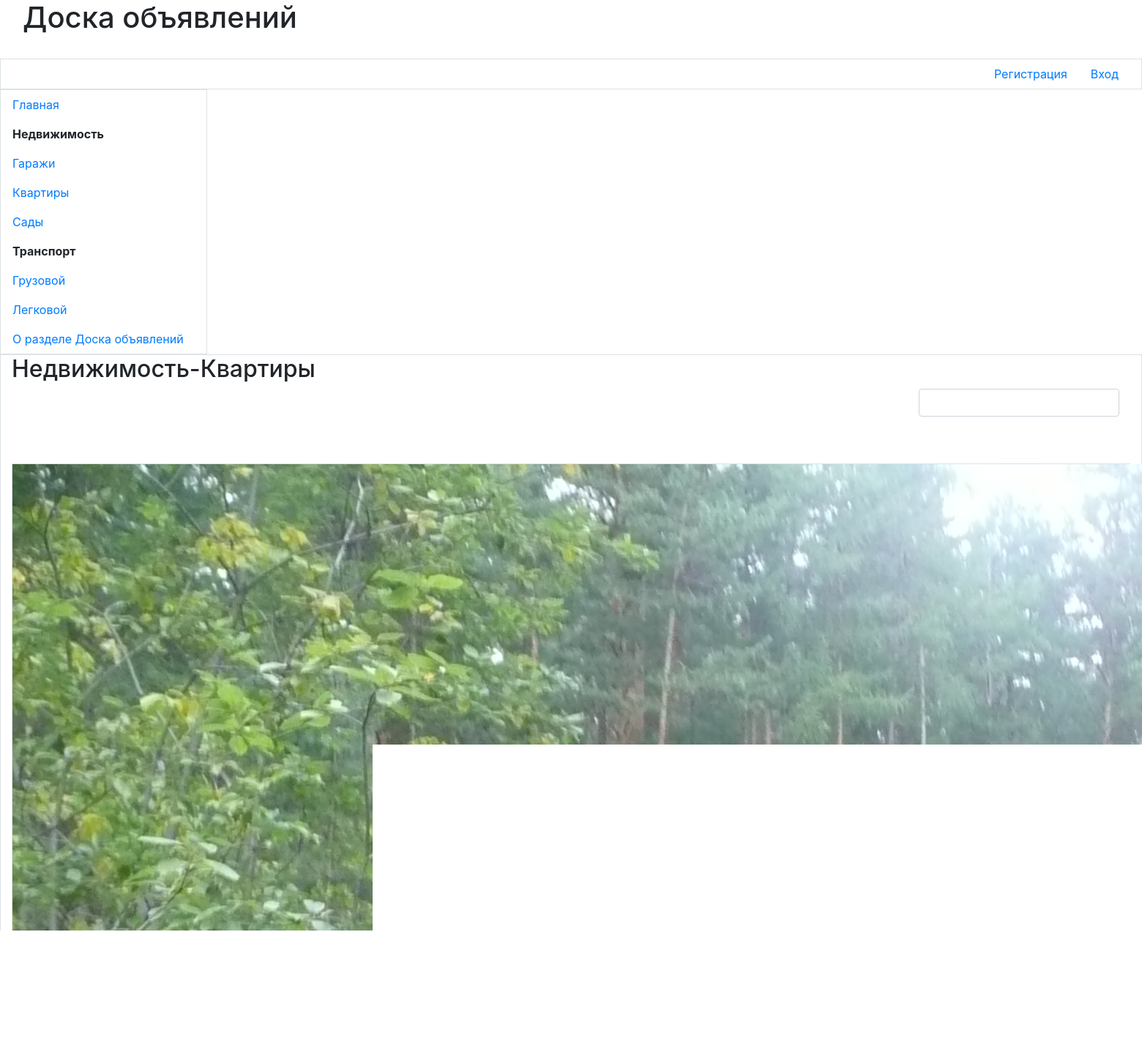
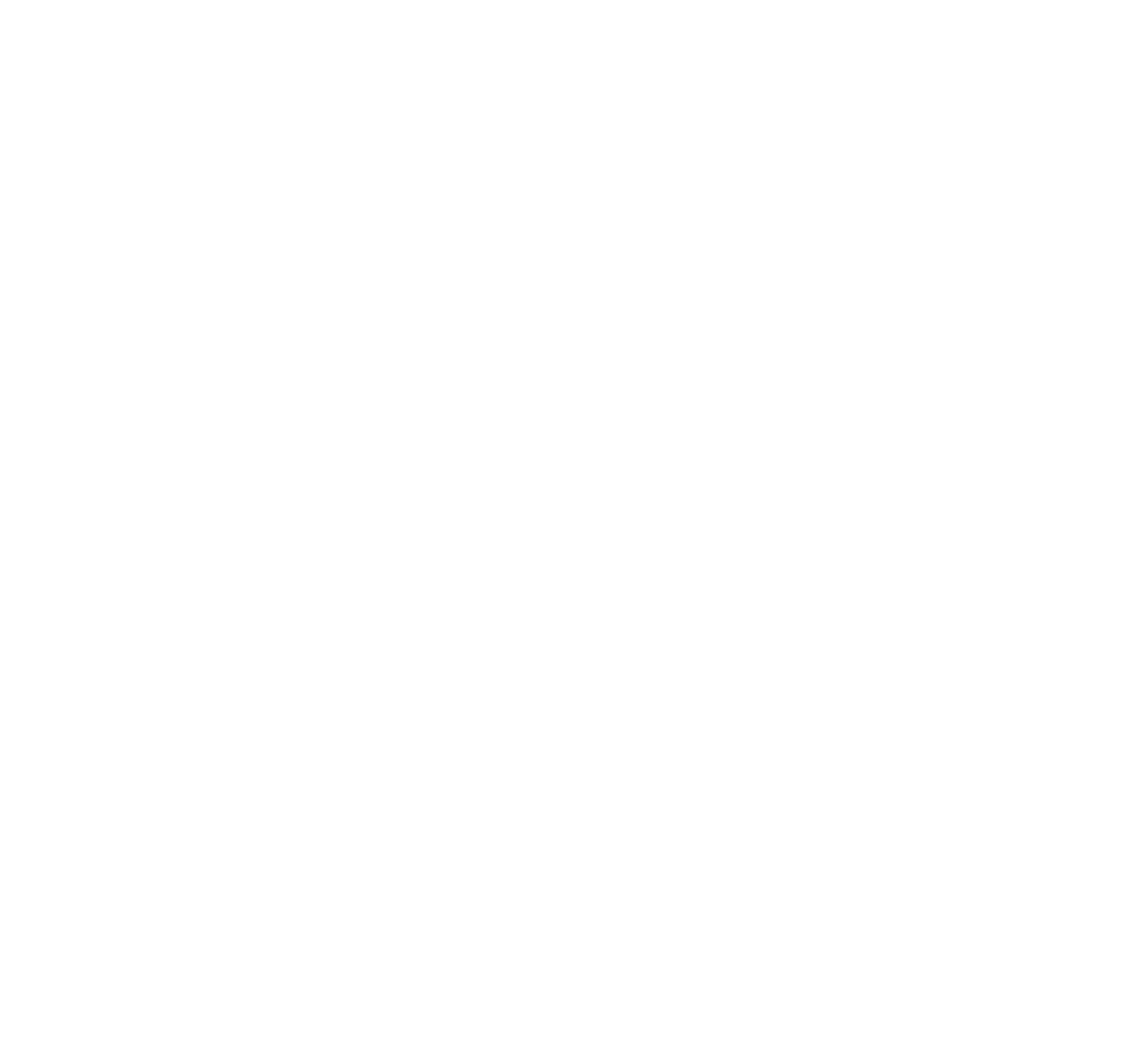
The page /bboard/2/ on the database its author committed (2 pictures, top to bottom).
### myfirst/apps/bboard/models.py (models this page shows, shortened)
class Rubric(models.Model):
    name=models.CharField(max_length=20,db_index=True,unique=True,
    verbose_name='Название')
    order=models.SmallIntegerField(default=0, db_index=True,
    verbose_name='Порядок')
    super_rubric=models.ForeignKey('SuperRubric', on_delete=models.PROTECT,
    null=True,blank=True,verbose_name='Надрубрика')

class Bb(models.Model):
    rubric=models.ForeignKey(SubRubric, on_delete=models.PROTECT,
           verbose_name='Рубрика')
    title=models.CharField(max_length=40, verbose_name='Товар')
    content=models.TextField(verbose_name='Oпиcaниe')
    price = models.FloatField(default=0,verbose_name='Цeнa')
    contacts =models.TextField(verbose_name='Koнтaкты')
    image =models.ImageField(blank=True,upload_to=get_timestamp_path,
            verbose_name='Изображение')
    author = models.ForeignKey(AdvUser, on_delete=models.CASCADE,
            verbose_name='Aвтop объявления')
    is_active = models.BooleanField(default=True, db_index=True,
            verbose_name='Выводить в списке?')
    created_at=models.DateTimeField(auto_now_add=True,db_index=True,
            verbose_name='Опубликовано')
    class Meta:
        verbose_name_plural ='Объявления'
        verbose_name ='Объявление'
        ordering=['-created_at']

### myfirst/apps/bboard/views.py (the view)
# urls.py: path('<int:pk>/',by_rubric, name='by_rubric'),
def by_rubric(request,pk):
    rubric=get_object_or_404(SubRubric,pk=pk)
    bbs = Bb.objects.filter(is_active=True, rubric=pk)
    if 'keyword' in request.GET:
        keyword = request.GET['keyword']
        q =Q(title__icontains=keyword)|Q(content__icontains=keyword)
        bbs = bbs.filter(q)
    else:
        keyword = ''
    form = SearchForm(initial= {'keyword' : keyword})
    paginator = Paginator(bbs, 2)
    if 'page' in request.GET:
        page_num = request.GET['page']
    else:
        page_num = 1
    page = paginator.get_page(page_num)
    context ={'rubric':rubric,'page': page, 'bbs': page.object_list,
              'form': form}
    return render(request,'bboard/by_rubric.html',context)

### myfirst/apps/bboard/forms.py
class SearchForm(forms.Form):
    keyword=forms.CharField(required=False, max_length=20, label='')

### myfirst/apps/bboard/models.py (called while the page is built)
    def get_queryset(self):
        return super().get_queryset().filter(super_rubric__isnull=False)

    def __str__(self):
        return '%s-%s' % (self.super_rubric.name,self.name)

### myfirst/templates/bboard/by_rubric.html (shortened to what this page needs)
{% extends "basic.html" %}
{% load thumbnail %}
{% load static %}
{% load bootstrap4 %}
{% block content %}
<h2 class="mb-2">{{rubric}}</h2>
<div class="container-fluid mb-2">
    <div class="row">
        <div class="col">&nbsp;</div>
        <form class="col-md-auto form-inline">
            {% bootstrap_form form show_label=False %}
        </form>
    </div>
</div>
{% if bbs %}
<ul class="list-unstyled">
{% for bb in bbs %}
     <li class="media my-5 р-3 border">
		<a href="{% url 'bboard:detail' rubric_pk=rubric.pk pk=bb.pk %}{{ all }}">
        {% if bb.image %}
        <img class="mr-3" src="{% thumbnail bb.image 'default' %}">
        {% else %}
        <img class="mr-3" src="{% static 'bboard/empty.jpg' %}">
       {% endif %}
       </a>
    </li>
{% endfor %}
</ul>
{% endif %}
{% endblock %}

### myfirst/templates/basic.html (shortened to what this page needs)
{% load bootstrap4 %}
{% load static %}
<!DOCTYPE html>
<html>
	<head>
		{% bootstrap_css %}
		<link rel="stylesheet" type="text/css"
		href="{% static 'bboard/style.css' %}">
	</head >
	<body class="container-fluid">
	<header class="mb-4">
		<div class="media">
			<div class="media-body">
				<h1 class="display-5">Доска объявлений</h1>
			</div>
		</div>
	</header>
		<div class="row">
			<ul class="col nav justify-content-end border">
				<li class= "nav-item"> <a class="nav-link" href="{% url 'bboard:register' %}">Регистрация</a></li>
				{% if user.is_authenticated %}
				<li class="nav-item dropdown" style="width:150px;">
					<a class="nav-link dropdown-toggle" data-toggle="dropdown"
					href="#" role="button" aria-haspopup="true"
					aria-expanded="false" >         Профиль           </a>
					<div class="dropdown-menu">
					<a class="dropdown-item" href="{% url 'bboard:profile' %}">Moи объявления</a>
					<a class="dropdown-item" href="{% url 'bboard:profile_change' %}">Изменить данные</a>
					<a class="dropdown-item" href="{% url 'bboard:password_change' %}">Изменить пароль</a>
					<div class="dropdown-divider"></div>
					<a class="dropdown-item" href="{% url 'bboard:logout' %}">Выйти</a>
					<div class="dropdown-divider"></div>
					<a class="dropdown-item" href="{% url 'bboard:profile_delete' %}">Удалить</a>
					</div>
				</li>
				{% else %}
				<li class="nav-item"><a class="nav-link" href="{% url 'bboard:login' %}">Bxoд</a></li>
				{% endif %}
			</ul>
		</div>
		<div class="row">
			<nav class="col-md-auto nav flex-column border">
				<a class="nav-link root"
				href="{% url 'main:index' %}">Главная</a>
				{% for rubric in rubrics %}
				{% ifchanged rubric.super_rubric.pk %}
				<span class="nav-link root font-weight-bold">
				{{ rubric.super_rubric.name }}</span>
				{% endifchanged %}
				<a class="nav-link" href="{% url 'bboard:by_rubric' pk=rubric.pk %}">{{rubric.name}}</a>
				{% endfor %}
				<a class="nav-link root" href="{% url 'bboard:other' page='about' %}">О разделе Доска объявлений</a>
			</nav>
			<section class="col border ру-2">
				{% block content %}
				{% endblock %}
			</section>
		</div>
		<footer class="mt-3">
			<p class="text-right font-italic">&copy; читатели,
			2021 г.</p>
		</footer>
	</body>
</html>

### myfirst/apps/main/static/bboard/style.css (style rules this page uses)
.root { gfont-size: larger; }

### rows shown on the page
Rubric: super_rubric.name "Недвижимость", name "Гаражи"
Rubric: name "Квартиры", super_rubric+name "Недвижимость-Квартиры"
Rubric: name "Сады"
Rubric: super_rubric.name "Транспорт", name "Грузовой"
Rubric: name "Легковой"
Bb: image (picture)
